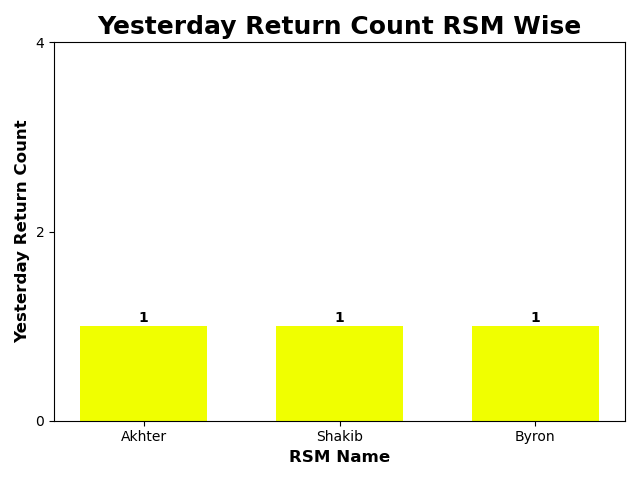
#> input picture Yst_rtn_RSMwise.png, 640 x 480 px, found by its file name; the run also reads 1 picture not shown here
$ python FinalProjectImageJoin.py
#> lines starting #> are read from the running program, lines starting #| are printed output that depends on the picture
from PIL import Image

img1 = Image.open("D:/Python/New training/Day2/day_2/Yst_rtn_RSMwise.png")
#> img1 is the input picture: PIL image 640x480 RGBA; mean R, G, B, A 246.4, 248.2, 218.2, 255
img2 = Image.open("D:/Python/New training/Day2/day_2/WhiteBackground.jpg")

width, height = img1.size
#> width = 640; height = 480
imageSize = Image.new('RGB', (1280, 480))
#> imageSize: PIL image 1280x480 RGB; every value is 0
imageSize.paste(img1, (0, 0))
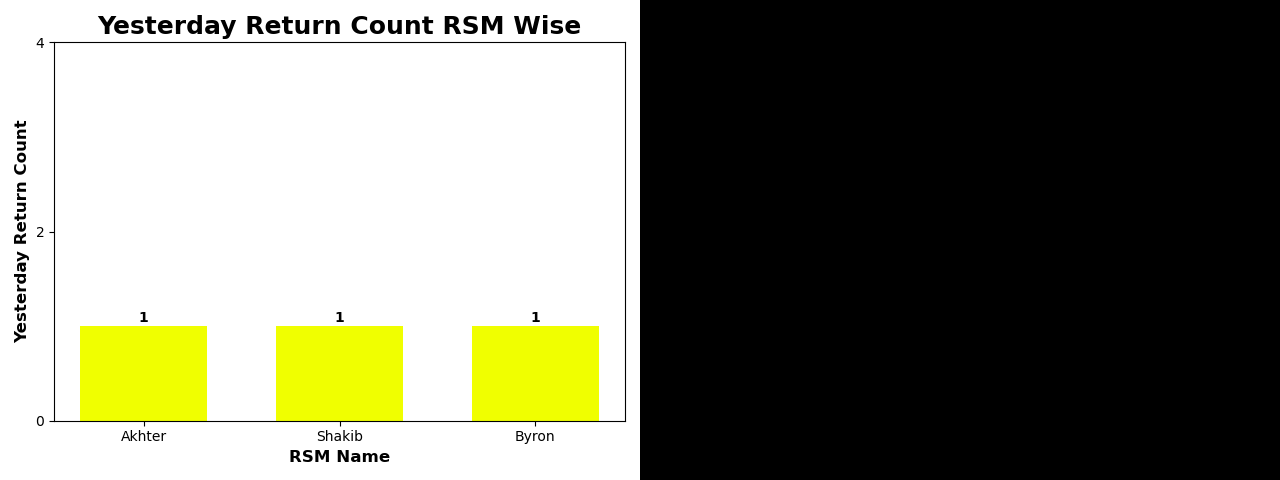
#> imageSize: PIL image 1280x480 RGB; mean R, G, B 123.2, 124.1, 109.1
imageSize.paste(img2, (width, 0))
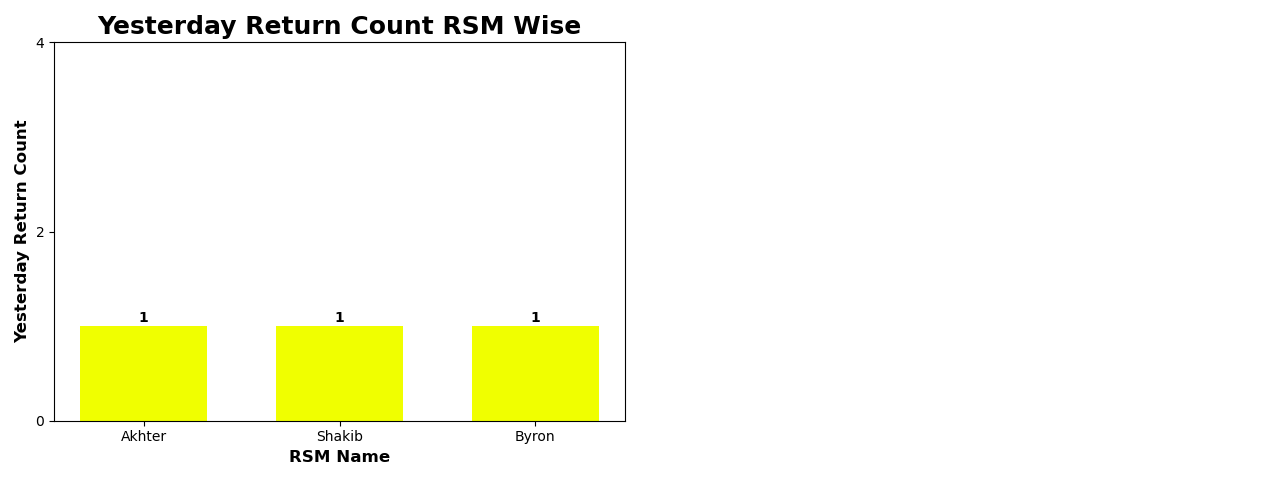
#> imageSize: PIL image 1280x480 RGB; mean R, G, B 250.7, 251.6, 236.6

imageSize.save("RTN&White.png")
print("Two Image Join Success")
